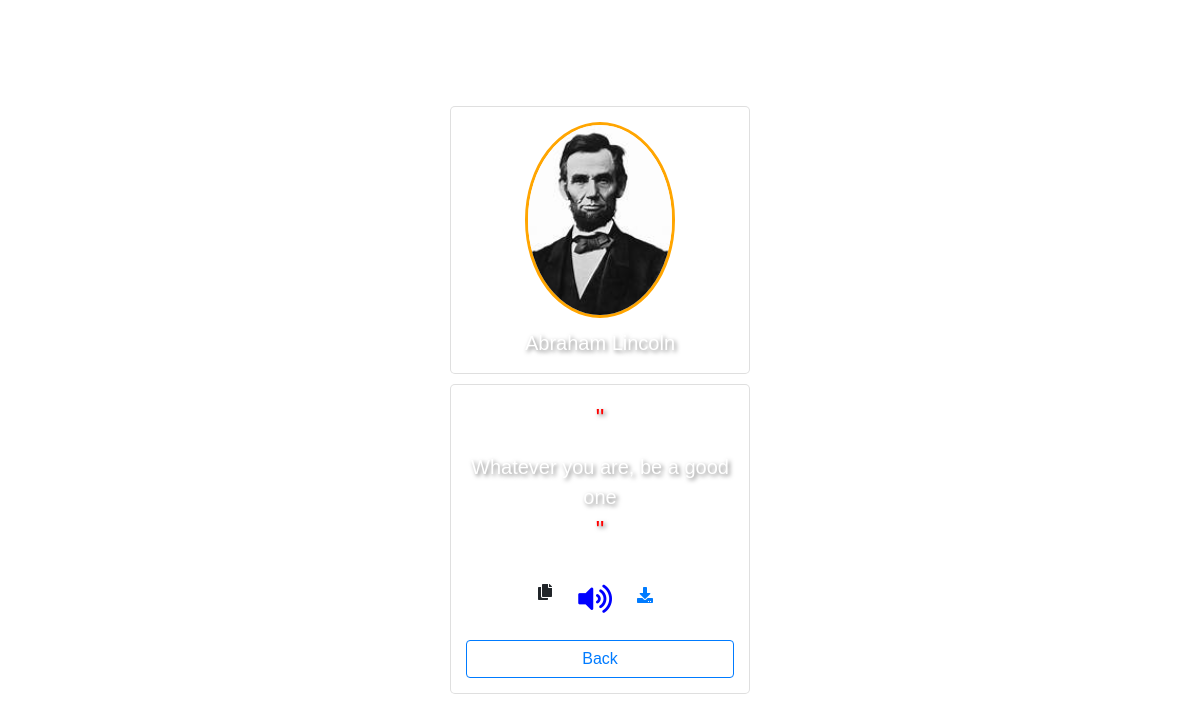
/qinfo/Abraham Lincoln, run on the app's committed database.
### language/models.py (models this page shows)
class quotesg(models.Model):
	image=models.ImageField(upload_to='images/')
	name=models.TextField()
	text=models.TextField()

### language/views.py (the view)
# urls.py: path('qinfo/<str:b>',views.quoteinfo,name="qinfo"),
def quoteinfo(request, b):
	if request.method=="POST":
		data=json.loads(request.body)
		text=data.get("text","")
		translat=Translator()
		th=translat.translate(text,dest="hi").text
		tr=translat.translate(text,dest="te").text
		return JsonResponse({
			'hindi':th,
			'telugu':tr,
			})
	else:
		k = quotesg.objects.get(name=b)
		return render(request, "quoteinfo.html", {"a": k})

### language/templates/quoteinfo.html (shortened to what this page needs)
{% load static %}
<!DOCTYPE html>
<html lang="en">
<head>
  <link rel="stylesheet" href="https://cdnjs.cloudflare.com/ajax/libs/font-awesome/5.15.4/css/all.min.css">
  <link rel="stylesheet" type="text/css" href="{% static 'css/bootstrap.min.css' %}">
</head>
<body>
  <form method="post" id="quoteForm">
    <div class="card">
      <center><img src="/media/{{a.image}}" alt="Card Image"></center>
      <p class="card-text">{{a.name}}</p>
    </div>
    <div style="background-image: url('https://source.unsplash.com/random/800x600/?language');"class="card">
      <blockquote class="card-text">
        <p style="align-items: left;font-size:24px;color:red;">"</p><div class="text1" id="text1">{{a.text}}</div><p style="align-items: left;font-size:24px;color:red;">"</p>
      </blockquote>
      <p class="card-text">
        <div class="icon-container">
          <i class="fas fa-copy copy-icon"></i>
          <i class="fas fa-volume-up speaker-icon" onclick="speakText('{{a.text}}')"></i>
          <a href="#" onclick="a()" class="download-icon"><i class="fas fa-download"></i></a>
        </div>
      </p>
      <div class="row">
        <div class="col">
          <a href="javascript:history.go(-1);" class="btn btn-outline-primary form-control">Back</a>
        </div>
      </div>
    </div>
  </form>
</body>
</html>

### language/templates/quoteinfo.html (style rules this page uses)
body { font-family: Arial, sans-serif; margin: 0; padding: 20px; display: flex; justify-content: center; align-items: center; min-height: 100vh; }
.card { display: flex; flex-direction: column; text-align: center; margin: 10px; padding: 15px; border-radius: 5px; background-size: cover; background-repeat: no-repeat; background-position: center; width: 300px; }
.card:nth-child(2) { background-image: url('https://source.unsplash.com/random/800x600/?language'); }
.card img { width: 150px; height: auto; border-radius: 50%; margin-bottom: 10px; border: 3px solid #ffa500; }
.card-text { font-size: 20px; line-height: 1.5; margin-bottom: 10px; color: #fff; text-shadow: 2px 2px 4px rgba(0, 0, 0, 0.5); }
.icon-container { display: flex; justify-content: center; }
.copy-icon, .download-icon, .speaker-icon { width: 40px; height: 40px; margin-right: 10px; cursor: pointer; }
.speaker-icon { color: blue; font-size: 30px; }

### data on the page
quotesg: image (picture), name "Abraham Lincoln", text "Whatever you are, be a good one"
